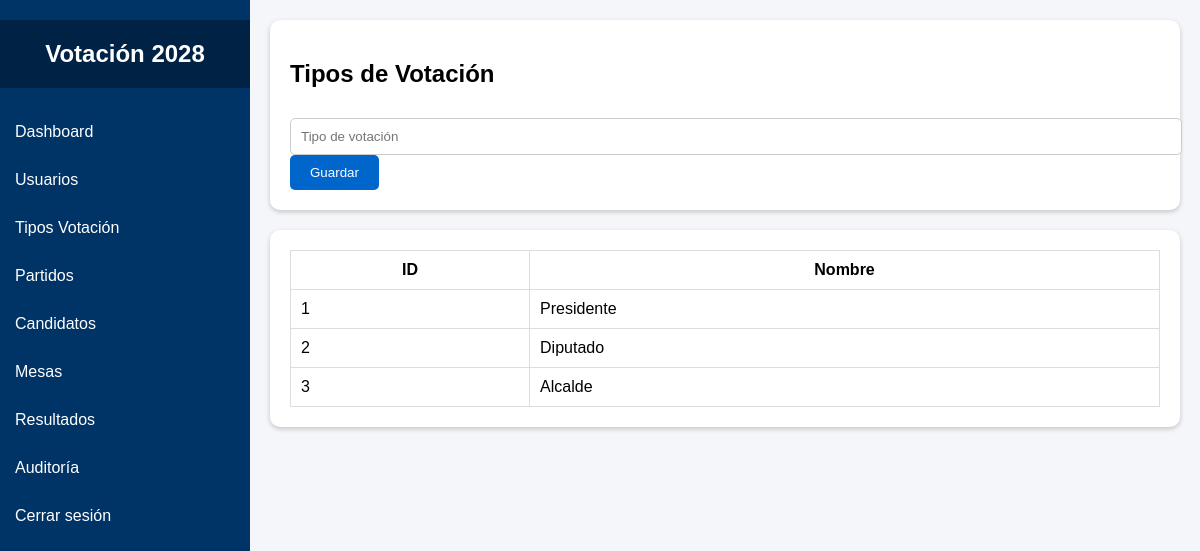
The page /admin/tipos_votacion.php on the database its author committed.
### tables this page shows
CREATE TABLE `tipos_votacion` (
  `id` int(11) NOT NULL,
  `nombre` varchar(100) DEFAULT NULL
);

### admin/tipos_votacion.php (the view, shortened to what this page needs)
<?php
require '../includes/conexion.php';
$tipos = mysqli_query($con,"SELECT * FROM tipos_votacion");
?>
<!DOCTYPE html>
<html>
<head>
<link rel="stylesheet" href="../assets/css/style.css">
</head>
<body>
<?php include '../includes/sidebar.php'; ?>
<div class="main">
<div class="card">
<h2>Tipos de Votación</h2>
<form method="POST">
<input type="text" name="nombre" placeholder="Tipo de votación">
<button name="guardar">Guardar</button>
</form>
</div>
<div class="card">
<table>
<tr>
<th>ID</th>
<th>Nombre</th>
</tr>
<?php while($t=mysqli_fetch_assoc($tipos)){ ?>
<tr>
<td><?php echo $t['id']; ?></td>
<td><?php echo $t['nombre']; ?></td>
</tr>
<?php } ?>
</table>
</div>
</div>
</body>
</html>

### assets/css/style.css (style rules this page uses)
body { margin:0; font-family:Arial; background:#f4f6f9; }
.main { margin-left:250px; padding:20px; }
.card { background:white; padding:20px; border-radius:10px; box-shadow:0px 2px 5px rgba(0,0,0,0.2); margin-bottom:20px; }
input,select { width:100%; padding:10px; margin-top:10px; border:1px solid #ccc; border-radius:5px; }
button { background:#0066cc; color:white; border:none; padding:10px 20px; border-radius:5px; cursor:pointer; }
table { width:100%; border-collapse:collapse; }
table th,table td { border:1px solid #ddd; padding:10px; }

### rows shown on the page
tipos_votacion: id "1", nombre "Presidente"
tipos_votacion: id "2", nombre "Diputado"
tipos_votacion: id "3", nombre "Alcalde"
